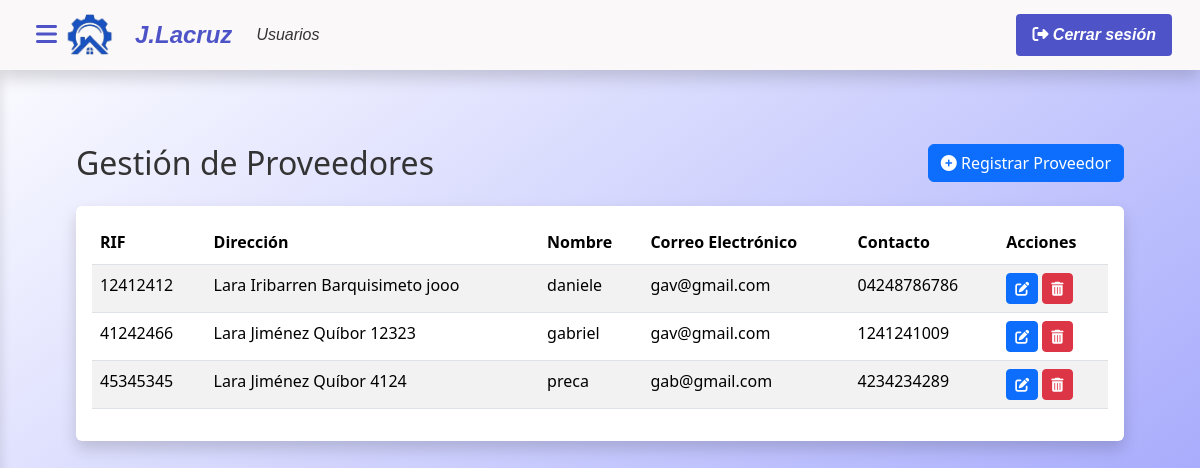
/index.php?c=proveedores&m=index (signed in), run on an earlier commit of the app's database.
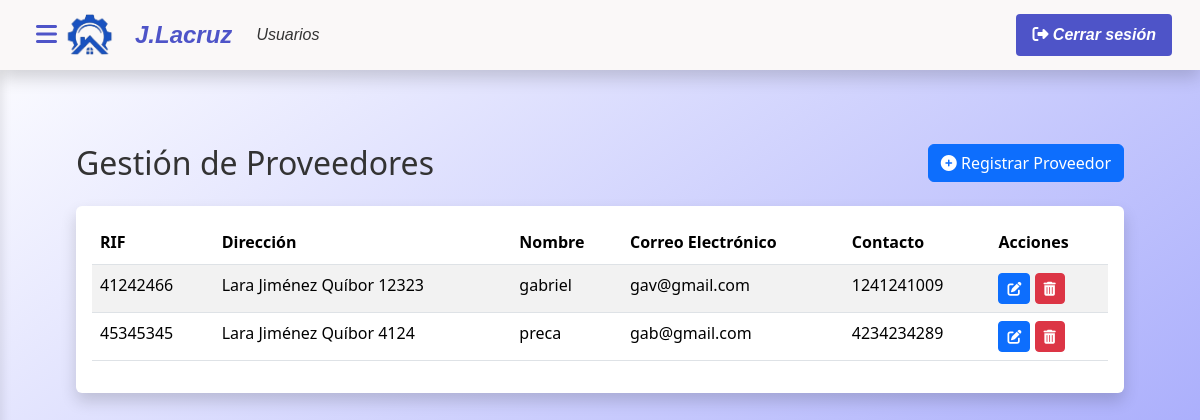
And on a later commit of the database.
### tables this page shows
CREATE TABLE `proveedores` (
  `id_proveedores` int(11) NOT NULL,
  `id_direccion` int(11) NOT NULL,
  `nombre` varchar(50) NOT NULL,
  `telefono` varchar(20) NOT NULL,
  `correo` varchar(100) NOT NULL
);

CREATE TABLE `estado` (
  `id_estado` int(11) NOT NULL,
  `nombre` varchar(100) NOT NULL
);

CREATE TABLE `municipio` (
  `id_municipio` int(11) NOT NULL,
  `id_estado` int(11) NOT NULL,
  `nombre` varchar(100) NOT NULL
);

CREATE TABLE `ciudad` (
  `id_ciudad` int(11) NOT NULL,
  `id_municipio` int(11) NOT NULL,
  `nombre` varchar(100) NOT NULL,
  `codigo_postal` varchar(10) NOT NULL
);

CREATE TABLE `direccion` (
  `id_direccion` int(11) NOT NULL,
  `id_estado` int(11) NOT NULL,
  `id_municipio` int(11) DEFAULT NULL,
  `id_ciudad` int(11) DEFAULT NULL,
  `calle` varchar(255) NOT NULL
);

### modelo/conexion.php (called while the page is built, shortened)
<?php
class Conexion {
    public function __construct() {
    try {
        $this->pdo = new PDO("mysql:host=localhost;dbname=proyecto_lacruz", "root", "");
    } catch (PDOException $e) {
        die("Error de conexión: " . $e->getMessage());
    }
}
}
?>

### modelo/proveedores.php (called while the page is built, shortened)
<?php
require_once 'modelo/conexion.php';
class ProveedorModel extends Conexion {
public function listar() {
        $sql = "SELECT
    p.id_proveedores,
    p.nombre AS nombre_provedor,
    p.telefono,
    p.correo,
    d.calle,
    ciu.nombre AS ciudad,
    mun.nombre AS municipio,
    est.nombre AS estado,
    ciu.codigo_postal
FROM
    proveedores p
JOIN
    direccion d ON p.id_direccion = d.id_direccion
JOIN
    ciudad ciu ON d.id_ciudad = ciu.id_ciudad
JOIN
    municipio mun ON d.id_municipio = mun.id_municipio
JOIN
    estado est ON d.id_estado = est.id_estado
ORDER BY
    id_proveedores ASC";
        $stmt = $this->pdo->query($sql);
        return $stmt->fetchAll(PDO::FETCH_ASSOC);
    }
}
?>

### vista/proveedores/index.php (the view, shortened to what this page needs)
<?php require_once('vista/parcial/header.php'); ?>
<div class="main-content">
    <div class="container-fluid py-4">
        <div class="row mb-4">
            <div class="col-md-6">
                <h2 class="mb-0">Gestión de Proveedores</h2>
            </div>
            <div class="col-md-6 text-end">
                <button type="button" class="btn btn-primary" data-bs-toggle="modal" data-bs-target="#crearProveedorModal">
                    <i class="fas fa-plus-circle"></i> Registrar Proveedor
                </button>
            </div>
        </div>
        <div class="card">
            <div class="card-body">
                <div class="table-responsive">
                    <table class="table table-striped table-hover">
                        <thead class="table-white">
                            <tr>
                                <th>RIF</th>
                                <th>Dirección</th>
                                <th>Nombre</th>
                                <th>Correo Electrónico</th>
                                <th>Contacto</th>
                                <th>Acciones</th>
                            </tr>
                        </thead>
                        <tbody>
                            <?php foreach ($proveedor as $pro): ?>
                            <tr>
                                <td><?= htmlspecialchars($pro['id_proveedores']) ?></td>
                                <td><?= htmlspecialchars($pro['estado']) ?> <?= htmlspecialchars($pro['municipio']) ?> <?= htmlspecialchars($pro['ciudad']) ?> <?= htmlspecialchars($pro['calle']) ?></td>
                                <td><?= htmlspecialchars($pro['nombre_provedor']) ?></td>
                                <td><?= htmlspecialchars($pro['correo']) ?></td>
                                <td><?= htmlspecialchars($pro['telefono']) ?></td>
                                <td>
                                    <button type="button" class="btn btn-primary btn-sm btn-editar-proveedor"
                                            data-id="<?= $pro['id_proveedores'] ?>">
                                        <i class="fas fa-edit"></i>
                                    </button>
                                    <a href="index.php?c=proveedores&m=eliminarC&rif=<?= $pro['id_proveedores'] ?>"
                                       class="btn btn-danger btn-sm"
                                       onclick="return confirm('¿Desea eliminar este proveedor?');">
                                        <i class="fas fa-trash-alt"></i>
                                    </a>
                                </td>
                            </tr>
                            <?php endforeach; ?>
                        </tbody>
                    </table>
                </div>
            </div>
        </div>
    </div>
</div>
<?php require_once('vista/parcial/footer.php'); ?>

What changed in the data, as far as the page shows it:
removed proveedores: id_proveedores "12412412", estado.nombre "Lara", municipio.nombre "Iribarren", ciudad.nombre "Barquisimeto", id_direccion.calle "jooo", nombre "daniele", correo "gav@gmail.com", telefono "04248786786"
